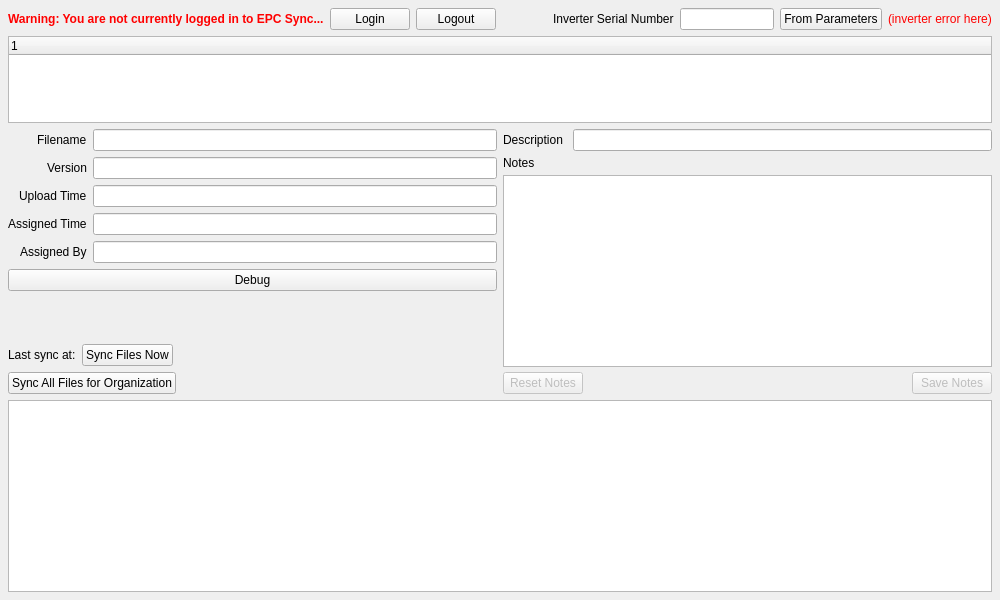
<?xml version="1.0" encoding="UTF-8"?>
<ui version="4.0">
 <class>Form</class>
 <widget class="QWidget" name="Form">
  <property name="geometry">
   <rect>
    <x>0</x>
    <y>0</y>
    <width>1000</width>
    <height>600</height>
   </rect>
  </property>
  <property name="maximumSize">
   <size>
    <width>160000</width>
    <height>160000</height>
   </size>
  </property>
  <property name="windowTitle">
   <string>Form</string>
  </property>
  <layout class="QGridLayout" name="gridLayout_2">
   <property name="leftMargin">
    <number>0</number>
   </property>
   <property name="topMargin">
    <number>0</number>
   </property>
   <property name="rightMargin">
    <number>0</number>
   </property>
   <property name="bottomMargin">
    <number>0</number>
   </property>
   <item row="0" column="0">
    <layout class="QGridLayout" name="gridLayout">
     <property name="leftMargin">
      <number>8</number>
     </property>
     <property name="topMargin">
      <number>8</number>
     </property>
     <property name="rightMargin">
      <number>8</number>
     </property>
     <property name="bottomMargin">
      <number>8</number>
     </property>
     <item row="3" column="0">
      <layout class="QHBoxLayout" name="horizontalLayout_2" stretch="0,0">
       <item>
        <layout class="QVBoxLayout" name="verticalLayout_3">
         <property name="spacing">
          <number>-1</number>
         </property>
         <item>
          <layout class="QFormLayout" name="formLayout">
           <property name="sizeConstraint">
            <enum>QLayout::SetDefaultConstraint</enum>
           </property>
           <property name="fieldGrowthPolicy">
            <enum>QFormLayout::AllNonFixedFieldsGrow</enum>
           </property>
           <property name="labelAlignment">
            <set>Qt::AlignBottom|Qt::AlignRight|Qt::AlignTrailing</set>
           </property>
           <property name="formAlignment">
            <set>Qt::AlignHCenter|Qt::AlignTop</set>
           </property>
           <item row="0" column="0">
            <widget class="QLabel" name="label_1">
             <property name="text">
              <string>Filename</string>
             </property>
            </widget>
           </item>
           <item row="0" column="1">
            <widget class="QLineEdit" name="filename">
             <property name="enabled">
              <bool>true</bool>
             </property>
             <property name="sizePolicy">
              <sizepolicy hsizetype="Expanding" vsizetype="Fixed">
               <horstretch>1</horstretch>
               <verstretch>0</verstretch>
              </sizepolicy>
             </property>
             <property name="cursor">
              <cursorShape>ArrowCursor</cursorShape>
             </property>
             <property name="readOnly">
              <bool>true</bool>
             </property>
            </widget>
           </item>
           <item row="1" column="0">
            <widget class="QLabel" name="label_0">
             <property name="text">
              <string>Version</string>
             </property>
            </widget>
           </item>
           <item row="1" column="1">
            <widget class="QLineEdit" name="version">
             <property name="enabled">
              <bool>true</bool>
             </property>
             <property name="sizePolicy">
              <sizepolicy hsizetype="Expanding" vsizetype="Fixed">
               <horstretch>1</horstretch>
               <verstretch>0</verstretch>
              </sizepolicy>
             </property>
             <property name="cursor">
              <cursorShape>ArrowCursor</cursorShape>
             </property>
             <property name="readOnly">
              <bool>true</bool>
             </property>
            </widget>
           </item>
           <item row="2" column="1">
            <widget class="QLineEdit" name="upload_time">
             <property name="enabled">
              <bool>true</bool>
             </property>
             <property name="sizePolicy">
              <sizepolicy hsizetype="Expanding" vsizetype="Fixed">
               <horstretch>1</horstretch>
               <verstretch>0</verstretch>
              </sizepolicy>
             </property>
             <property name="cursor">
              <cursorShape>ArrowCursor</cursorShape>
             </property>
             <property name="readOnly">
              <bool>true</bool>
             </property>
            </widget>
           </item>
           <item row="2" column="0">
            <widget class="QLabel" name="label_2">
             <property name="text">
              <string>Upload Time</string>
             </property>
            </widget>
           </item>
           <item row="3" column="0">
            <widget class="QLabel" name="label_3">
             <property name="text">
              <string>Assigned Time</string>
             </property>
            </widget>
           </item>
           <item row="3" column="1">
            <widget class="QLineEdit" name="assigned_time">
             <property name="enabled">
              <bool>true</bool>
             </property>
             <property name="sizePolicy">
              <sizepolicy hsizetype="Expanding" vsizetype="Fixed">
               <horstretch>1</horstretch>
               <verstretch>0</verstretch>
              </sizepolicy>
             </property>
             <property name="cursor">
              <cursorShape>ArrowCursor</cursorShape>
             </property>
             <property name="readOnly">
              <bool>true</bool>
             </property>
            </widget>
           </item>
           <item row="4" column="0">
            <widget class="QLabel" name="label_4">
             <property name="text">
              <string>Assigned By</string>
             </property>
            </widget>
           </item>
           <item row="4" column="1">
            <widget class="QLineEdit" name="assigned_by">
             <property name="enabled">
              <bool>true</bool>
             </property>
             <property name="sizePolicy">
              <sizepolicy hsizetype="Expanding" vsizetype="Fixed">
               <horstretch>1</horstretch>
               <verstretch>0</verstretch>
              </sizepolicy>
             </property>
             <property name="cursor">
              <cursorShape>ArrowCursor</cursorShape>
             </property>
             <property name="readOnly">
              <bool>true</bool>
             </property>
            </widget>
           </item>
          </layout>
         </item>
         <item>
          <widget class="QPushButton" name="btn_debug">
           <property name="text">
            <string>Debug</string>
           </property>
          </widget>
         </item>
         <item>
          <spacer name="verticalSpacer">
           <property name="orientation">
            <enum>Qt::Vertical</enum>
           </property>
           <property name="sizeHint" stdset="0">
            <size>
             <width>20</width>
             <height>0</height>
            </size>
           </property>
          </spacer>
         </item>
         <item>
          <layout class="QHBoxLayout" name="horizontalLayout_7">
           <property name="spacing">
            <number>-1</number>
           </property>
           <property name="sizeConstraint">
            <enum>QLayout::SetDefaultConstraint</enum>
           </property>
           <property name="topMargin">
            <number>0</number>
           </property>
           <item>
            <widget class="QLabel" name="last_sync">
             <property name="text">
              <string>Last sync at:</string>
             </property>
            </widget>
           </item>
           <item>
            <widget class="QPushButton" name="sync_now">
             <property name="text">
              <string>Sync Files Now</string>
             </property>
            </widget>
           </item>
           <item>
            <spacer name="horizontalSpacer_5">
             <property name="orientation">
              <enum>Qt::Horizontal</enum>
             </property>
             <property name="sizeHint" stdset="0">
              <size>
               <width>20</width>
               <height>5</height>
              </size>
             </property>
            </spacer>
           </item>
          </layout>
         </item>
         <item>
          <layout class="QHBoxLayout" name="horizontalLayout_5">
           <item>
            <widget class="QPushButton" name="sync_all">
             <property name="text">
              <string>Sync All Files for Organization</string>
             </property>
            </widget>
           </item>
           <item>
            <spacer name="horizontalSpacer_6">
             <property name="orientation">
              <enum>Qt::Horizontal</enum>
             </property>
             <property name="sizeHint" stdset="0">
              <size>
               <width>40</width>
               <height>20</height>
              </size>
             </property>
            </spacer>
           </item>
          </layout>
         </item>
        </layout>
       </item>
       <item>
        <layout class="QVBoxLayout" name="verticalLayout_2">
         <property name="spacing">
          <number>5</number>
         </property>
         <item>
          <spacer name="verticalSpacer_2">
           <property name="orientation">
            <enum>Qt::Vertical</enum>
           </property>
           <property name="sizeHint" stdset="0">
            <size>
             <width>20</width>
             <height>0</height>
            </size>
           </property>
          </spacer>
         </item>
         <item>
          <layout class="QHBoxLayout" name="horizontalLayout">
           <item>
            <widget class="QLabel" name="label_5">
             <property name="text">
              <string>Description</string>
             </property>
            </widget>
           </item>
           <item>
            <spacer name="horizontalSpacer_2">
             <property name="orientation">
              <enum>Qt::Horizontal</enum>
             </property>
             <property name="sizeType">
              <enum>QSizePolicy::Fixed</enum>
             </property>
             <property name="sizeHint" stdset="0">
              <size>
               <width>5</width>
               <height>5</height>
              </size>
             </property>
            </spacer>
           </item>
           <item>
            <widget class="QLineEdit" name="description">
             <property name="readOnly">
              <bool>false</bool>
             </property>
            </widget>
           </item>
          </layout>
         </item>
         <item>
          <widget class="QLabel" name="label">
           <property name="text">
            <string>Notes</string>
           </property>
           <property name="margin">
            <number>0</number>
           </property>
          </widget>
         </item>
         <item>
          <widget class="QPlainTextEdit" name="notes">
           <property name="sizePolicy">
            <sizepolicy hsizetype="Expanding" vsizetype="Minimum">
             <horstretch>1</horstretch>
             <verstretch>0</verstretch>
            </sizepolicy>
           </property>
           <property name="minimumSize">
            <size>
             <width>0</width>
             <height>100</height>
            </size>
           </property>
           <property name="acceptDrops">
            <bool>false</bool>
           </property>
          </widget>
         </item>
         <item>
          <layout class="QHBoxLayout" name="horizontalLayout_3">
           <item>
            <widget class="QPushButton" name="reset_notes">
             <property name="enabled">
              <bool>false</bool>
             </property>
             <property name="text">
              <string>Reset Notes</string>
             </property>
            </widget>
           </item>
           <item>
            <spacer name="horizontalSpacer_3">
             <property name="orientation">
              <enum>Qt::Horizontal</enum>
             </property>
             <property name="sizeHint" stdset="0">
              <size>
               <width>40</width>
               <height>20</height>
              </size>
             </property>
            </spacer>
           </item>
           <item>
            <widget class="QPushButton" name="save_notes">
             <property name="enabled">
              <bool>false</bool>
             </property>
             <property name="sizePolicy">
              <sizepolicy hsizetype="Fixed" vsizetype="Fixed">
               <horstretch>0</horstretch>
               <verstretch>0</verstretch>
              </sizepolicy>
             </property>
             <property name="layoutDirection">
              <enum>Qt::LeftToRight</enum>
             </property>
             <property name="text">
              <string>Save Notes</string>
             </property>
            </widget>
           </item>
          </layout>
         </item>
        </layout>
       </item>
      </layout>
     </item>
     <item row="0" column="0">
      <layout class="QHBoxLayout" name="horizontalLayout_4">
       <item>
        <widget class="QLabel" name="lbl_login_status">
         <property name="text">
          <string>&lt;html&gt;&lt;head/&gt;&lt;body&gt;&lt;p&gt;&lt;span style=&quot; font-weight:600; color:#ff0000;&quot;&gt;Warning: You are not currently logged in to EPC Sync...&lt;/span&gt;&lt;/p&gt;&lt;/body&gt;&lt;/html&gt;</string>
         </property>
         <property name="scaledContents">
          <bool>false</bool>
         </property>
         <property name="wordWrap">
          <bool>false</bool>
         </property>
        </widget>
       </item>
       <item>
        <widget class="QPushButton" name="login">
         <property name="text">
          <string>Login</string>
         </property>
        </widget>
       </item>
       <item>
        <widget class="QPushButton" name="logout">
         <property name="text">
          <string>Logout</string>
         </property>
        </widget>
       </item>
       <item>
        <spacer name="horizontalSpacer_4">
         <property name="orientation">
          <enum>Qt::Horizontal</enum>
         </property>
         <property name="sizeHint" stdset="0">
          <size>
           <width>40</width>
           <height>20</height>
          </size>
         </property>
        </spacer>
       </item>
       <item>
        <spacer name="horizontalSpacer">
         <property name="orientation">
          <enum>Qt::Horizontal</enum>
         </property>
         <property name="sizeHint" stdset="0">
          <size>
           <width>40</width>
           <height>20</height>
          </size>
         </property>
        </spacer>
       </item>
       <item>
        <widget class="QLabel" name="lbl_serial_number">
         <property name="text">
          <string>Inverter Serial Number</string>
         </property>
        </widget>
       </item>
       <item>
        <widget class="QLineEdit" name="serial_number">
         <property name="readOnly">
          <bool>true</bool>
         </property>
        </widget>
       </item>
       <item>
        <widget class="QPushButton" name="serial_number_from_parameters">
         <property name="text">
          <string>From Parameters</string>
         </property>
        </widget>
       </item>
       <item>
        <widget class="QLabel" name="lbl_inverter_error">
         <property name="text">
          <string>&lt;font color=&quot;red&quot;&gt;(inverter error here)&lt;/font&gt;</string>
         </property>
        </widget>
       </item>
      </layout>
     </item>
     <item row="2" column="0">
      <widget class="QTreeWidget" name="files_grid">
       <property name="sizePolicy">
        <sizepolicy hsizetype="Expanding" vsizetype="Expanding">
         <horstretch>0</horstretch>
         <verstretch>10</verstretch>
        </sizepolicy>
       </property>
       <column>
        <property name="text">
         <string notr="true">1</string>
        </property>
       </column>
      </widget>
     </item>
     <item row="4" column="0">
      <widget class="QTextEdit" name="event_log">
       <property name="sizePolicy">
        <sizepolicy hsizetype="Expanding" vsizetype="Expanding">
         <horstretch>0</horstretch>
         <verstretch>0</verstretch>
        </sizepolicy>
       </property>
       <property name="readOnly">
        <bool>true</bool>
       </property>
      </widget>
     </item>
    </layout>
   </item>
  </layout>
 </widget>
 <resources/>
 <connections/>
</ui>
